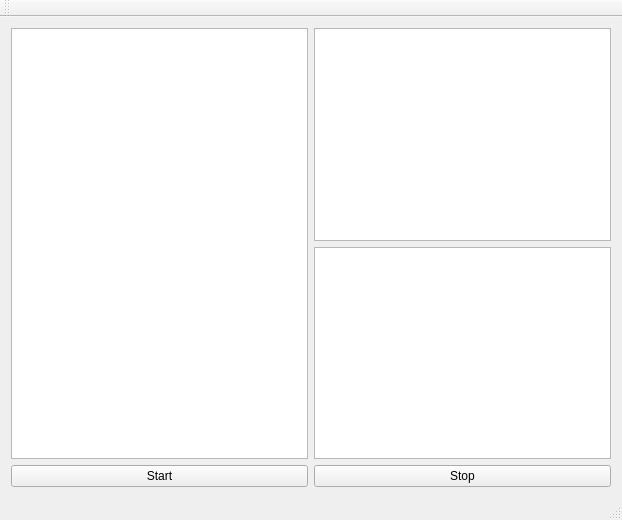
<?xml version="1.0" encoding="UTF-8"?>
<ui version="4.0">
 <class>MainWindow</class>
 <widget class="QMainWindow" name="MainWindow">
  <property name="geometry">
   <rect>
    <x>0</x>
    <y>0</y>
    <width>622</width>
    <height>520</height>
   </rect>
  </property>
  <property name="windowTitle">
   <string>MainWindow</string>
  </property>
  <widget class="QWidget" name="centralWidget">
   <layout class="QVBoxLayout" name="verticalLayout_2">
    <item>
     <layout class="QHBoxLayout" name="horizontalLayout_2">
      <item>
       <widget class="QTextEdit" name="textEdit"/>
      </item>
      <item>
       <layout class="QVBoxLayout" name="verticalLayout">
        <item>
         <widget class="QTextEdit" name="textEdit_2"/>
        </item>
        <item>
         <widget class="QTableView" name="tableView"/>
        </item>
       </layout>
      </item>
     </layout>
    </item>
    <item>
     <layout class="QHBoxLayout" name="horizontalLayout">
      <item>
       <widget class="QPushButton" name="pushButton">
        <property name="text">
         <string>Start</string>
        </property>
       </widget>
      </item>
      <item>
       <widget class="QPushButton" name="pushButton_2">
        <property name="text">
         <string>Stop</string>
        </property>
       </widget>
      </item>
     </layout>
    </item>
   </layout>
   <zorder>pushButton_2</zorder>
  </widget>
  <widget class="QMenuBar" name="menuBar">
   <property name="geometry">
    <rect>
     <x>0</x>
     <y>0</y>
     <width>622</width>
     <height>19</height>
    </rect>
   </property>
  </widget>
  <widget class="QToolBar" name="mainToolBar">
   <attribute name="toolBarArea">
    <enum>TopToolBarArea</enum>
   </attribute>
   <attribute name="toolBarBreak">
    <bool>false</bool>
   </attribute>
  </widget>
  <widget class="QStatusBar" name="statusBar"/>
 </widget>
 <layoutdefault spacing="6" margin="11"/>
 <resources/>
 <connections/>
</ui>
